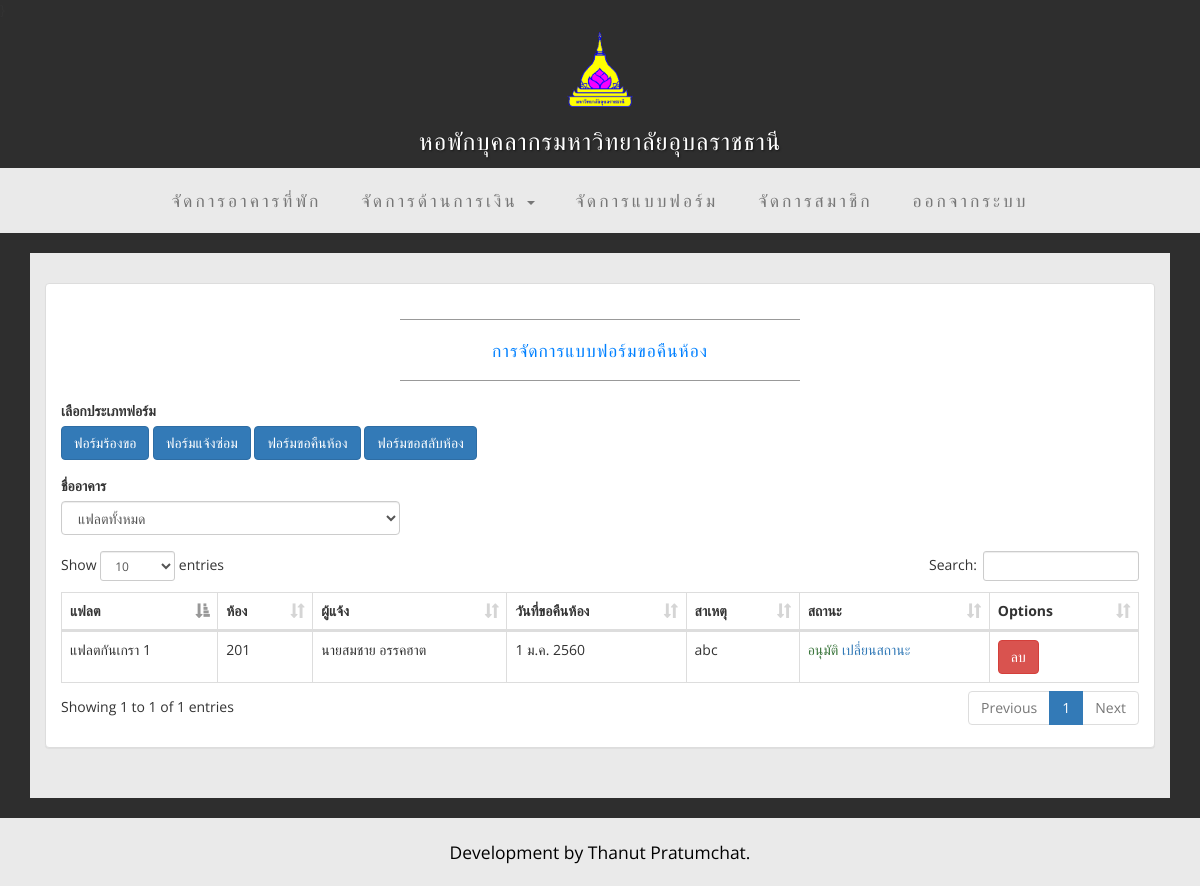
/form_return_handle_admin.php (signed in), run on the app's committed database.
### tables this page shows
CREATE TABLE `return_form` (
  `ReturnID` mediumint(8) UNSIGNED NOT NULL,
  `ResidentID` smallint(5) UNSIGNED NOT NULL,
  `CreateDate` timestamp NOT NULL DEFAULT current_timestamp(),
  `ReturnDate` date NOT NULL,
  `Cause` text NOT NULL COMMENT 'หมายเหตุ',
  `Suggest1` tinyint(1) UNSIGNED DEFAULT 0,
  `Comment1` varchar(200) DEFAULT NULL,
  `Comment1Date` datetime DEFAULT NULL,
  `EvalExpense` smallint(5) UNSIGNED DEFAULT 0,
  `Suggest2` tinyint(1) DEFAULT 0,
  `Comment2` varchar(200) DEFAULT NULL,
  `AcceptPayment` smallint(5) DEFAULT 0,
  `Notics` varchar(400) DEFAULT '',
  `Status` tinyint(1) DEFAULT 1
);

### helpers.php (called while the page is built, shortened)
<?php
function sqlDateToThaiDate($date)
{
    $months = [
        '', "ม.ค.","ก.พ.","มี.ค.","เม.ย.","พ.ค.","มิ.ย.","ก.ค.","ส.ค.","ก.ย.","ต.ค.","พ.ย.","ธ.ค."
    ];
    $explode = explode('/', date('j/n/Y', strtotime($date)));
    $explode[1] = $months[$explode[1]];
    $explode[2] = ((int) $explode[2]) + 543;
    return implode(' ', $explode);
}
function roomNumber($roomID, $db)
{
    $stmt = $db->prepare("SELECT RoomName FROM room WHERE RoomID = ? LIMIT 1;");
    $stmt->bindParam(1, $roomID, PDO::PARAM_INT);
    $stmt->execute();
    $result = $stmt->fetch(PDO::FETCH_ASSOC);
    return $result['RoomName'];
}

### form_return_handle_admin.php (the view, shortened to what this page needs)
<!DOCTYPE html>
<?php
require 'DBconnect.php';
try {
  $sql = "
  SELECT `return_form`.`ReturnID`,`v_resident`.`Name`, `v_resident`.`Building`,`v_resident`.`BuildingID`,
  `v_resident`.`RoomID`,`return_form`.`ReturnDate`,`return_form`.`Cause`,`return_form`.`Status`
  FROM return_form
  INNER JOIN `v_resident` ON `return_form`.`ResidentID` = `v_resident`.`ResidentID`
";
  $stmt = $db->prepare($sql);
  $stmt->execute();
  $repairforms = $stmt->fetchAll(PDO::FETCH_ASSOC);
} catch (Exception $e) {
  echo "Error: {$e->getMessage()}";
  die();
}
?>
<html lang="en">
<head>
    <link href="css/bootstrap.min.css" rel="stylesheet">
    <link href="css/business-casual.css" rel="stylesheet">
    <link rel="stylesheet" href="css/dataTables.bootstrap.min.css">
</head>
<body>
  <div class="brand">
    <div style="display: flex; justify-content: center; margin-top: 2px;">
      <img src="logo.png" height="75">
    </div>
    <h3>หอพักบุคลากรมหาวิทยาลัยอุบลราชธานี</h3></div>
    <?php require 'admin_nav.php'; ?>
    <div class="container">
      <div class="box">
        <div class="panel panel-default">
          <div class="panel-body">
            <hr>
              <h2 class="intro-text text-center" style="color: #0080ff">การจัดการแบบฟอร์มขอคืนห้อง</h2>
            <hr>
            <div class="row">
              <div class="col-md-12">
                <label style="display: block">เลือกประเภทฟอร์ม</label>
                <a href="form_handle.php" class="btn btn-primary">ฟอร์มร้องขอ</a>
                <a href="form_repair_handle.php" class="btn btn-primary">ฟอร์มแจ้งซ่อม</a>
                <a href="form_return_handle_admin.php" class="btn btn-primary">ฟอร์มขอคืนห้อง</a>
                <a href="form_switch_handle_admin.php" class="btn btn-primary">ฟอร์มขอสลับห้อง</a>
              </div>
            </div>
            <div class="row" style="margin-top: 16px;">
              <div class="col-md-4">
                <label>ชื่ออาคาร</label>
                <form action="form_return_handle_admin.php" method="get" id="buildingform">
                  <select class="form-control" name="building" onchange="document.getElementById('buildingform').submit()">
                    <option value="all"<?= ! isset($_GET['building']) ? ' selected' : '' ?>>แฟลตทั้งหมด</option>
                  </select>
                </form>
              </div>
            </div>
            <div class="row" style="margin-top: 16px;">
              <div class="col-md-12">
                <table class="table table-bordered table-stripped table-hover" id="repairtable">
                  <thead>
                    <th>แฟลต</th>
                    <th>ห้อง</th>
                    <th>ผู้แจ้ง</th>
                    <th>วันที่ขอคืนห้อง</th>
                    <th>สาเหตุ</th>
                    <th>สถานะ</th>
                    <th>Options</th>
                  </thead>
                  <tbody>
                    <?php foreach ($repairforms as $form): ?>
                    <tr>
                      <td><?= $form['Building'] ?></td>
                      <td><?= roomNumber($form['RoomID'], $db) ?></td>
                      <td><?= $form['Name'] ?></td>
                      <td><?= sqlDateToThaiDate($form['ReturnDate']) ?></td>
                      <td><?= $form['Cause'] ?></td>
                      <td>
                        <?php if ($form['Status'] == 2): ?>
                          <span class="text-success">อนุมัติ</span>
                        <?php endif ?>
                        <?php if ($form['Status'] != 3): ?>
                          <a href="#" onclick="showModal(event, <?= $form['ReturnID'] ?>)">เปลี่ยนสถานะ</a>
                        <?php endif ?>
                      </td>
                      <td>
                        <form action="return_form_delete.php" method="POST">
                          <button type="submit" name="delete" class="btn btn-danger">
                            ลบ
                          </button>
                        </form>
                      </td>
                    </tr>
                    <?php endforeach ?>
                  </tbody>
                </table>
              </div>
            </div>
          </div>
        </div>
      </div>
    </div>
    <footer>
      <div class="container">
        <div class="row">
          <div class="col-lg-12 text-center">
            <p>Development by Thanut Pratumchat.</p>
          </div>
        </div>
      </div>
    </footer>
</body>
</html>

### css/business-casual.css (style rules this page uses)
body { font-family: "Open Sans","Helvetica Neue",Helvetica,Arial,sans-serif; background-color: #2E2E2E; -webkit-background-size: cover; -moz-background-size: cover; background-size: cover; -o-background-size: cover; }
h1, h2, h3, h4, h5, h6 { text-transform: uppercase; font-family: "Josefin Slab","Helvetica Neue",Helvetica,Arial,sans-serif; font-weight: 500; letter-spacing: 1px; }
p { font-size: 1.25em; line-height: 1.6; color: #000; }
hr { max-width: 400px; border-color: #999999; }
.brand, .address-bar { display: none; }
.box { margin-bottom: 20px; padding: 30px 15px; background: #fff; background: rgba(255,255,255,0.9); }
.intro-text { text-transform: uppercase; font-size: 1.25em; font-weight: 400; letter-spacing: 1px; }
footer { background: #fff; background: rgba(255,255,255,0.9); }
footer p { margin: 0; padding: 20px 0; }
@media screen and (min-width:768px) { .brand { display: inherit; margin: 0; padding: 10px 0 5px; text-align: center; text-shadow: 1px 1px 2px rgba(0,0,0,0.5); font-family: "Josefin Slab","Helvetica Neue",Helvetica,Arial,sans-serif; font-size: 4em; font-weight: 600; line-height: normal; color: #fff; } }
@media screen and (min-width:1200px) { .box:after { content: ''; display: table; clear: both; } }

### data on the page
return_form: Building "แฟลตกันเกรา 1", RoomID "201", Name "นายสมชาย อรรคฮาต", ReturnDate "1 ม.ค. 2560", Cause "abc", Status "อนุมัติ"
